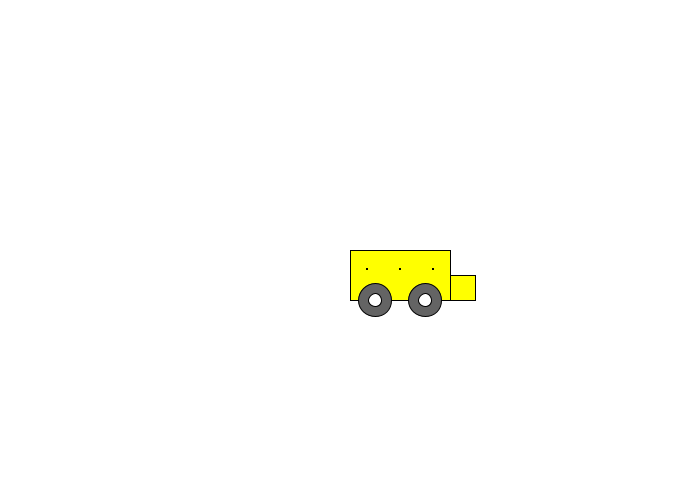
Frame 1 (no input)
Frame 60 (the mouse pressed at the canvas centre just before this capture): identical to frame 1, image omitted
Frame 120 (the mouse held since frame 60 and released just before this capture): identical to frame 1, image omitted

The Processing sketch that drew this single still picture (run headless with seeded random() and noise(); from frame 60 on, the mouse is pressed at the canvas centre):

// Processing sketch: Main
// ── Main.pde
Camion c;
//esto es otro comentario :0 esta ya ahora si esta bien
//esto es un comentario :)
void setup(){
  size(700, 500);
  c = new Camion(width/2, height/2, 100 , 50, color(255, 255, 0), 10);
}

void draw(){
    background(255);
    c.dibujar();
    delay(1);
}
void keyPressed(){
  if(keyCode == 39){//derecha
  c.rotar(1);
  c.avanzar();
  }
  if(keyCode == 38){//arriba
  c.rotar(2);
  c.avanzar();
  }
  if(keyCode == 37){//izquierda
  c.rotar(3);
  c.avanzar();
  }
  if(keyCode == 40){//abajo
  c.rotar(4);
  c.avanzar();
  }
}

// ── Camion.pde
class Camion{
  
  private float h;
  private float w;
  private float x, y;
  private float v;
  private int or=1;
  
  private Carcasa carcasa;
  private Llanta llantaIzq;
  private Llanta llantaDer;
  private Ventana[] ventana;
  
  public Camion(float x, float y, float w, float h, int _color, float v){
    this.x = x;
    this.y = y;
    this.h = h;
    this.w = w;
    this.v = v;
    
    ventana = new Ventana[3];
    
    carcasa = new Carcasa(w, h, _color, x, y);
    llantaIzq = new Llanta(x+ (w/4.0), y+h, h/8.0, h/3.0);
    llantaDer = new Llanta(x+ (3.0*w/4.0), y+h, h/8.0, h/3.0);
    
    for(int i=0; i<3; i++){
      ventana[i] = new Ventana(h/2.0, color(0, 255, 255), (w*(1+2*i))/6.0 + x, y + 3.0*h/8.0);
    }
    
  }
  
  public void dibujar(){
    carcasa.dibujar();
    llantaIzq.dibujar();
    llantaDer.dibujar();
    for(int i=0; i<3; i++)
      ventana[i].dibujar();
  }
  private void moverY(){
    carcasa.moverY(v);
    llantaIzq.moverY(v);
    llantaDer.moverY(v);
    for(int i=0; i<3; i++)
      ventana[i].moverY(v);
  }
  private void moverX(){
    carcasa.moverX(v);
    llantaIzq.moverX(v);
    llantaDer.moverX(v);
    for(int i=0; i<3; i++)
      ventana[i].moverX(v);
  }
  public void avanzar(){
    if(or == 1){//derecha
      if(v<0)
         v = -v;
       moverX();
    }
    if(or == 2){//arriba
      if(v>0)
         v = -v;
       moverY();
    }
    if(or == 3){//izquierda
      if(v>0)
         v = -v;
       moverX();
    }
    if(or == 4){//abajo
      if(v<0)
         v = -v;
       moverY();
    }
  }
  public void rotar(int or){
    this.or = or;
  }
}

// ── Carcasa.pde
public class Carcasa extends Pieza{
  private float w;
  private float h;
  private int _color;

  // Carcasa c = new Carcasa(argumentos)
  Carcasa(float w, float h, int _color, float x, float y) { 
    super(x, y);
    this.w = w;
    this.h = h;
    this._color = _color;
    this.x = x;
    this.y = y;
  }
  
  public void dibujar(){
    rectMode(CORNER);
    fill(_color);
    rect(x, y, w, h);
    rect(x+w, y+h/2.0, h/2.0, h/2.0);
  }
  
}

// ── Llanta.pde
public class Llanta extends Pieza{
  private float d, D;
  private int colorIn= 255, colorOut = color(100, 100, 100);
  
  public Llanta(float x, float y, float d, float D, int colorIn, int colorOut){
    super(x, y);
    this.d = d;
    this.D = D;
    this.colorIn = colorIn;
    this.colorOut = colorOut;
  }
  
  public Llanta(float x, float y, float d, float D){
    super(x, y);
    this.d = d;
    this.D = D;
  }
  
  public void dibujar(){
    ellipseMode(RADIUS);
    fill(colorOut);
    ellipse(x, y, D, D);
    fill(colorIn);
    ellipse(x, y, d, d);
  }
}

// ── Pieza.pde
class Pieza{
  protected float x;
  protected float y;
  
  Pieza(float x, float y) { 
    this.x = x;
    this.y = y;
  }
  
  public void dibujar(){
    rectMode(CENTER);
    fill(200);
    rect(x, y, 1, 1);
  }
  
  public void moverX(float x){
    this.x += x;
  }
  
  public void moverY(float y){
    this.y += y;
  }
}

// ── Ventana.pde
public class Ventana extends Pieza{
  private float lado;
  private int _color;
  
  Ventana(float lado, int _color, float x, float y) {
    super(x, y);
    this.lado = lado;
    this._color = _color;
  }
  
  /*public void dibujar(){
    rectMode(CENTER);
    fill(_color);
    rect(x, y, lado, lado);
  }*/
 
}
